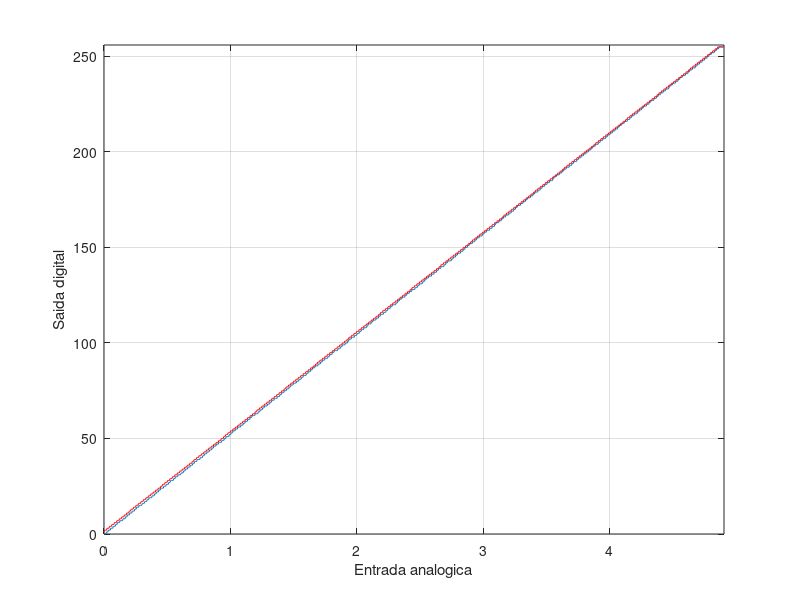
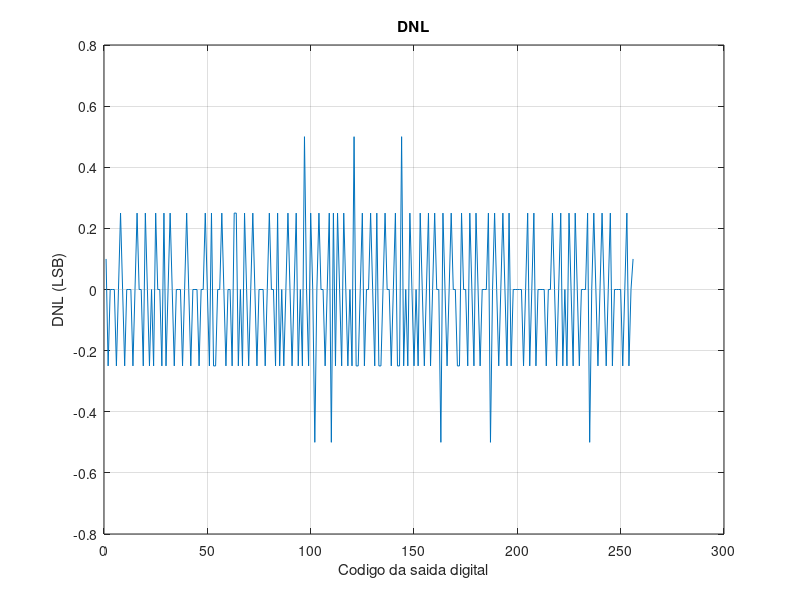
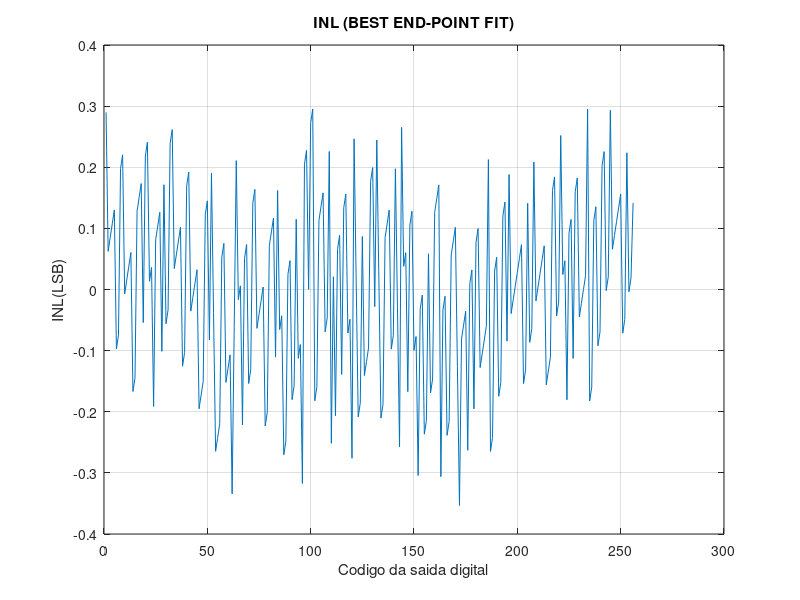

These figures' MATLAB source, in order:
%-------------------------------------------------%
% Based on the code
% APPLICATION NOTE 2085
% Histogram Testing Determines DNL and INL Errors
% http://www.maxim-ic.com/
% Thiago Brito
% Alterado por: Patrick Chagas dos Santos em 29/06/2019.
%-------------------------------------------------%

clear all
close all
clc

%Faixa de tensao total do conversor
V = 4.902344;

%Carregando os dados para a geracao do grafico

% saida = csvread('simulacao_metadecap_somadorfinal_5bits_320.csv', 1, 0);

% saida = csvread('teste_verilog8.csv', 1, 0);
saida = csvread('micro.csv', 1, 0);

nbit = 8;
%amostras?????????????? minha dúvida!!
amostras = 4;

passos = V/((2^nbit));

%Montando as linhas de cada grafico

[l c] = size(saida);

%Percorrer a matrix saida

for i = 1:l
    %Percorre a linha recolhendo os valores para tensoes diferentes na
    %entrada
    for k = 2:c
        if saida(i,k) > 3
            aux = 2^((k-1)-1);
        else
            aux = 0;
        end
        if (k<=2)
            grafico(i)= aux;
        else
            grafico(i) = grafico(i) + aux;
        end
    end
end


t(1) = 0;
for i=1:l
    t(i) = saida(i,1);
%     t(i+1) = t(i) + passos;
%     grafico(i) = grafico(i)-4;
%     if(t(i)>0.064)
%         grafico(i) = grafico(i) + 1;
%     end
end

figure,plot(t,grafico(1,1:l))
axis([0 t(l) 0 (2^nbit)])
xlabel('Entrada analogica')
ylabel('Saida digital')
grid
hold on

j=0;
aux = passos;
for i=1:l
    if (saida(i)>aux)
        j=j+1;
        aux=aux+passos;
    end
    teste(i) = j;
end
% Metadecap

%original: teste = [ teste(5:end) 31 31 31 31 31];
teste = [ teste(8:end) 255 255 255 255 255 255 255 255];
plot(t,teste(1,1:l),'-r')

%Calculo DNL

Vlsb = V/(2^nbit);
DNL = 0;
% DNL = |[(VD+1- VD)/VLSB-IDEAL - 1] | , where 0 < D < 2N - 2.
% VD is the physical value corresponding to the digital output code D, N is
% the ADC resolution, and VLSB-IDEAL is the ideal spacing for two adjacent 
% digital codes.

aux = hist(grafico,2^nbit);

dnl = (aux./amostras)-1;
% dnl = [0.1 dnl(2:31) 0.1];
dnl = [0.1 dnl(2:255) 0.1];
figure;
plot([1:2^nbit],dnl);
grid on;
title('DNL');
xlabel('Codigo da saida digital');
ylabel('DNL (LSB)');


DNL = sort(dnl);
[i, j] = size(DNL);
str = sprintf('O pior DNL negativo do conversor eh %d LSB e o pior caso positivo eh %d LSB', DNL(i), DNL(j));
disp(str);


%Calculo INL

INL = 0;

% INL = | [(VD - VZERO)/VLSB-IDEAL] - D | , where 0 < D < 2N-1.
% VD is the analog value represented by the digital output code D, N is the
% ADC's resolution, VZERO is the minimum analog input corresponding to an 
% all-zero output code, and VLSB-IDEAL is the ideal spacing for two adjacent 
% output codes.

inl = zeros(1,2^nbit);
for i=1:2^nbit
    inl(i) = sum(dnl(1:i));
end

%INL with end-points fit, i.e. INL=0 at end-points the straight line joining
%the 2 end points
%[p,S]=polyfit([1,2^numbit-2],[inl(1),inl(2^numbit-2)],1);
%the best-fit straight line
[p,S]=polyfit([1:2^nbit],inl,1);
inl=inl-p(1)*[1:2^nbit]-p(2);

figure;
plot([1:2^nbit],inl);
grid on;
title('INL (BEST END-POINT FIT)');
xlabel('Codigo da saida digital');
ylabel('INL(LSB)');

INL = sort(inl);
[i, j] = size(INL);
str = sprintf('O pior INL negativo do conversor eh %d LSB e o pior caso positivo eh %d LSB', INL(i), INL(j));
disp(str);

